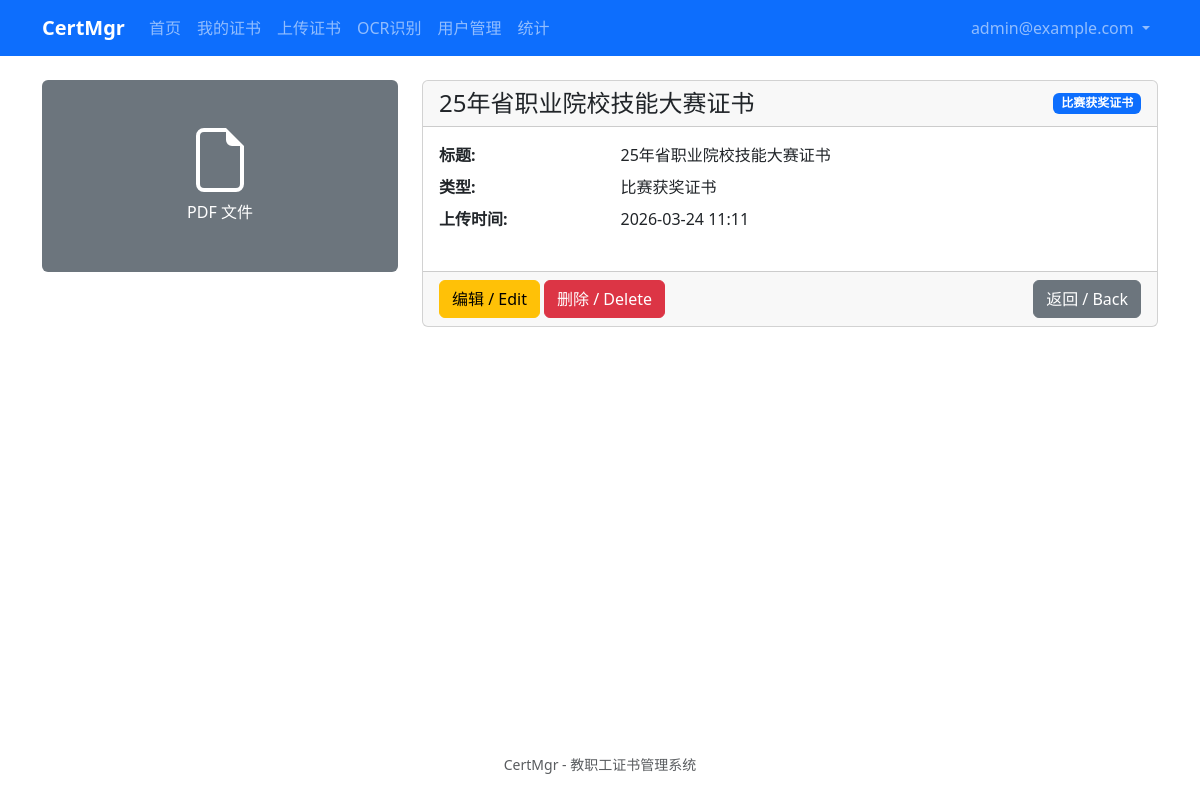
Page /certificates/5 (signed in) on the committed database.
### app/models/user.py (models this page shows, shortened)
class User(UserMixin, db.Model):
    __tablename__ = 'users'
    id = db.Column(db.Integer, primary_key=True)
    email = db.Column(db.String(120), unique=True, nullable=False, index=True)
    password_hash = db.Column(db.String(256), nullable=False)
    is_admin = db.Column(db.Boolean, default=False)
    is_disabled = db.Column(db.Boolean, default=False)
    created_at = db.Column(db.DateTime, default=datetime.utcnow)

### app/models/certificate.py (models this page shows, shortened)
class Certificate(db.Model):
    __tablename__ = 'certificates'
    id = db.Column(db.Integer, primary_key=True)
    user_id = db.Column(db.Integer, db.ForeignKey('users.id'), nullable=False, index=True)
    certificate_type_id = db.Column(db.Integer, db.ForeignKey('certificate_types.id'), nullable=False)
    title = db.Column(db.String(200), nullable=False)
    file_path = db.Column(db.String(500), nullable=False)
    original_filename = db.Column(db.String(255))
    file_size = db.Column(db.Integer)
    file_mime_type = db.Column(db.String(100))
    fields = db.Column(db.JSON)
    created_at = db.Column(db.DateTime, default=datetime.utcnow)
    updated_at = db.Column(db.DateTime, default=datetime.utcnow, onupdate=datetime.utcnow)
    owner = db.relationship('User', backref=db.backref('certificates', lazy='dynamic'))
    certificate_type = db.relationship('CertificateType', backref=db.backref('certificates', lazy='dynamic'))

class CertificateType(db.Model):
    __tablename__ = 'certificate_types'
    id = db.Column(db.Integer, primary_key=True)
    name = db.Column(db.String(50), unique=True, nullable=False)
    fields_schema = db.Column(db.JSON)
    created_at = db.Column(db.DateTime, default=datetime.utcnow)

### app/blueprints/certificates/routes.py (the view)
@certificates_bp.route('/<int:cert_id>')
@login_required
def detail(cert_id):
    certificate = Certificate.query.get_or_404(cert_id)
    if not current_user.is_admin and certificate.user_id != current_user.id:
        abort(403)
    return render_template('certificates/detail.html', certificate=certificate)

### app/templates/certificates/detail.html (shortened to what this page needs)
{% extends "base.html" %}
{% block content %}
<div class="row">
    <div class="col-md-4">
        {% if certificate.file_mime_type and 'image' in certificate.file_mime_type %}
        <img src="{{ url_for('certificates.file', cert_id=certificate.id) }}" class="img-fluid rounded" alt="{{ certificate.title }}">
        {% else %}
        <div class="bg-secondary text-white rounded p-5 text-center">
            <svg xmlns="http://www.w3.org/2000/svg" width="64" height="64" fill="currentColor" viewBox="0 0 16 16">
                <path d="M14 4.5V14a2 2 0 0 1-2 2H4a2 2 0 0 1-2-2V2a2 2 0 0 1 2-2h5.5L14 4.5zm-3 0A1.5 1.5 0 0 1 9.5 3V1H4a1 1 0 0 0-1 1v12a1 1 0 0 0 1 1h8a1 1 0 0 0 1-1V4.5h-2z"/>
            </svg>
            <div class="mt-2">PDF 文件</div>
        </div>
        {% endif %}
    </div>
    <div class="col-md-8">
        <div class="card">
            <div class="card-header d-flex justify-content-between align-items-center">
                <h4 class="mb-0">{{ certificate.title }}</h4>
                <span class="badge bg-primary">{{ certificate.certificate_type.name if certificate.certificate_type else 'Unknown' }}</span>
            </div>
            <div class="card-body">
                <dl class="row">
                    <dt class="col-sm-3">标题:</dt>
                    <dd class="col-sm-9">{{ certificate.title }}</dd>
                    <dt class="col-sm-3">类型:</dt>
                    <dd class="col-sm-9">{{ certificate.certificate_type.name if certificate.certificate_type else 'Unknown' }}</dd>
                    <dt class="col-sm-3">上传时间:</dt>
                    <dd class="col-sm-9">{{ certificate.created_at.strftime('%Y-%m-%d %H:%M') if certificate.created_at else 'N/A' }}</dd>
                </dl>
            </div>
            <div class="card-footer">
                <a href="{{ url_for('certificates.edit', cert_id=certificate.id) }}" class="btn btn-warning">编辑 / Edit</a>
                <form method="POST" action="{{ url_for('certificates.delete', cert_id=certificate.id) }}" class="d-inline"
                      onsubmit="return confirm('确定要删除吗？/ Are you sure?');">
                    <button type="submit" class="btn btn-danger">删除 / Delete</button>
                </form>
                <a href="{{ url_for('certificates.list') }}" class="btn btn-secondary float-end">返回 / Back</a>
            </div>
        </div>
    </div>
</div>
{% endblock %}

### app/templates/base.html (shortened to what this page needs)
<!DOCTYPE html>
<html lang="zh-CN">
<head>
    <link href="https://cdn.jsdelivr.net/npm/bootstrap@5.3.8/dist/css/bootstrap.min.css" rel="stylesheet">
    <link rel="stylesheet" href="{{ url_for('static', filename='css/app.css') }}">
</head>
<body>
    <nav class="navbar navbar-expand-lg navbar-dark bg-primary">
        <div class="container">
            <a class="navbar-brand" href="{{ url_for('auth.home') if current_user.is_authenticated else url_for('auth.login') }}">
                CertMgr
            </a>
            <div class="collapse navbar-collapse" id="navbarNav">
                <ul class="navbar-nav me-auto">
                    {% if current_user.is_authenticated %}
                        <li class="nav-item">
                            <a class="nav-link" href="{{ url_for('auth.home') }}">首页</a>
                        </li>
                        <li class="nav-item">
                            <a class="nav-link" href="{{ url_for('certificates.list') }}">我的证书</a>
                        </li>
                        <li class="nav-item">
                            <a class="nav-link" href="{{ url_for('certificates.upload') }}">上传证书</a>
                        </li>
                        <li class="nav-item">
                            <a class="nav-link" href="{{ url_for('certificates.ocr_upload') }}">OCR识别</a>
                        </li>
                        {% if current_user.is_admin %}
                        <li class="nav-item">
                            <a class="nav-link" href="{{ url_for('admin.list_users') }}">用户管理</a>
                        </li>
                        <li class="nav-item">
                            <a class="nav-link" href="{{ url_for('statistics.dashboard') }}">统计</a>
                        </li>
                        {% endif %}
                    {% endif %}
                </ul>
                <ul class="navbar-nav ms-auto">
                    {% if current_user.is_authenticated %}
                        <li class="nav-item dropdown">
                            <a class="nav-link dropdown-toggle" href="#" role="button" data-bs-toggle="dropdown">
                                {{ current_user.email }}
                            </a>
                        </li>
                    {% endif %}
                </ul>
            </div>
        </div>
    </nav>
    <main class="container my-4">
        {% block content %}{% endblock %}
    </main>
    <footer class="text-center text-muted py-4">
        <small>CertMgr - 教职工证书管理系统</small>
    </footer>
</body>
</html>

### app/static/css/app.css (style rules this page uses)
:root { --primary-color: #0d6efd; }
body { min-height: 100vh; display: flex; flex-direction: column; }
main { flex: 1; }
.navbar-brand { font-weight: 600; }
.card { transition: box-shadow 0.2s; }

### rows in the picture
User: email "admin@example.com"
Certificate: title "25年省职业院校技能大赛证书", created_at "2026-03-24 11:11"
CertificateType: certificate_type "比赛获奖证书"
